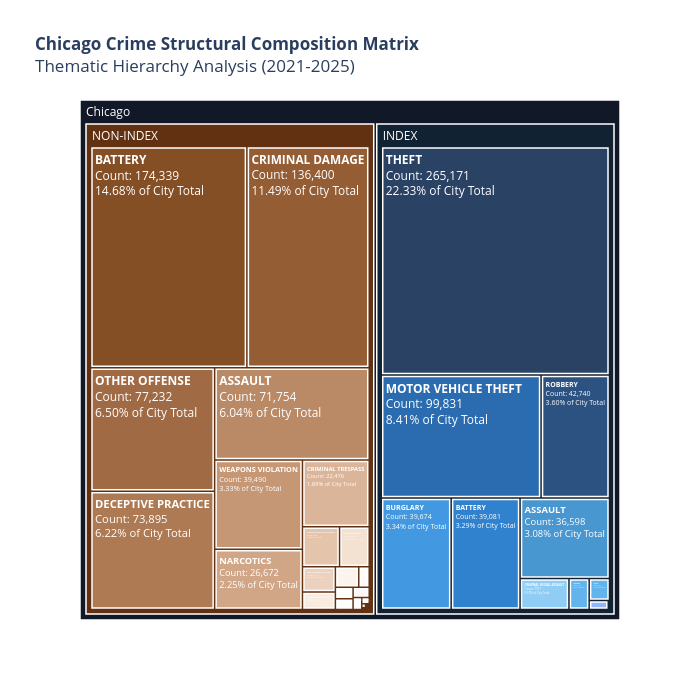

Notebook code for this chart:
### Code cell
# Setting the Figure
fig = px.treemap(
    df_tree, 
    path=[px.Constant("Chicago"), "cpd_main_category", "primary_type"], 
    values="crime_count",
    title="<b>Chicago Crime Structural Composition Matrix</b><br>Thematic Hierarchy Analysis (2021-2025)",
    height=700, width=700
)

# Adjust color manually by fig.data[0]
labels = fig.data[0].labels
parents = fig.data[0].parents
ids = fig.data[0].ids  # The key to unlocking explicit paths!

# Customized color palette
color_hierarchy = {
    # Main Root Headers
    "Chicago": "#111827",
    "INDEX": "#112233",           
    "NON-INDEX": "#613111",       
    
    # Index Crime Color Map
    "THEFT": "#2A4365", 
    "MOTOR VEHICLE THEFT": "#2B6CB0", 
    "BURGLARY": "#4299E1",
    "ARSON": "#63B3ED",
    "Violent Crime_INDEX": "#243E56", 
    "ROBBERY": "#2C5282", 
    "BATTERY_INDEX": "#3182CE", 
    "ASSAULT_INDEX": "#4997D0", 
    "HOMICIDE": "#63B3ED",
    "CRIMINAL SEXUAL ASSAULT": "#90CDF4",
    "HUMAN TRAFFICKING": "#EBF8FF",
    "OFFENSE INVOLVING CHILDREN_INDEX": "#95B5F9",
    

    # Non-Index Crime Color Map
    'BATTERY': '#854F26',               
    'CRIMINAL DAMAGE': '#945D34',       
    'OTHER OFFENSE': '#A06B44',         
    'DECEPTIVE PRACTICE': '#AD7A54',    
    'ASSAULT': '#BA8965',              
    'WEAPONS VIOLATION': '#C69775',     
    'NARCOTICS': '#D1A687',            
    'CRIMINAL TRESPASS': '#DBB599',     
    'OFFENSE INVOLVING CHILDREN': '#E5C4AC',
    'PUBLIC PEACE VIOLATION': '#ECD2BE',
    'SEX OFFENSE': '#F3E1D2',
    'INTERFERENCE WITH PUBLIC OFFICER': '#F8EBE0',
    'STALKING': '#FBF3EC',
    'INTIMIDATION': '#FDF8F5', 
    'PROSTITUTION': '#FFFDFB',
    'GAMBLING': '#FFFDFB',
    'LIQUOR LAW VIOLATION': '#FFFDFB',
    'CONCEALED CARRY LICENSE VIOLATION': '#FFFDFB',
    'OBSCENITY': '#FFFDFB',
    'PUBLIC INDECENCY': '#FFFDFB',
    'KIDNAPPING': '#FFFDFB',
    'OTHER NARCOTIC VIOLATION': '#FFFDFB',
    'NON-CRIMINAL': '#FFFFFF' 
}

final_colors = []
for label, parent, current_id in zip(labels, parents, ids):
    current_id_str = str(current_id)
    
    # Check if this leaf or branch belongs to the Non-Index root path
    if "NON-INDEX" in current_id_str:
        if label in color_hierarchy:
            final_colors.append(color_hierarchy[label])
        elif parent in color_hierarchy:
            final_colors.append(color_hierarchy[parent])
        else:
            final_colors.append("#A06B44") 
            
    # If it doesn't contain NON-INDEX, it safely falls into the INDEX branch scope
    else:
        if label == "BATTERY":
            final_colors.append(color_hierarchy["BATTERY_INDEX"])
        elif label == "ASSAULT":
            final_colors.append(color_hierarchy["ASSAULT_INDEX"])
        elif label == "OFFENSE INVOLVING CHILDREN":
            final_colors.append(color_hierarchy["OFFENSE INVOLVING CHILDREN_INDEX"])
        elif label in color_hierarchy:
            final_colors.append(color_hierarchy[label])
        elif parent in color_hierarchy:
            final_colors.append(color_hierarchy[parent])
        else:
            final_colors.append("#1A365D") 

# Inject the perfectly processed color map directly back into the trace
fig.data[0].marker.colors = final_colors

# Apply text in each box in the treemap
fig.update_traces(
    texttemplate="<b>%{label}</b><br>Count: %{value}<br>%{percentRoot:.2%} of City Total",
    hovertemplate="<b>Crime Type:</b> %{label}<br><b>Incident Count:</b> %{value:,}<br>"
                  "---------------------------------------------------<br>Share of Category Container: %{percentParent:.1%}<br>" \
                  "Share of Absolute City Total: %{percentRoot:.1%}<extra></extra>",
    textfont_color="white",
    marker_line_color="white",  # Crisp clean boundary separations
    marker_line_width=1.5
)

fig.show()

### Figure 1 — Plotly figure (JSON) as saved in the notebook; plotly's stock layout.template omitted (floating-point values rounded to 4 significant figures)
{"data": [{"branchvalues": "total", "domain": {"x": [0, 1], "y": [0, 1]}, "hovertemplate": "<b>Crime Type:</b> %{label}<br><b>Incident Count:</b> %{value:,}<br>---------------------------------------------------<br>Share of Category Container: %{percentParent:.1%}<br>Share of Absolute City Total: %{percentRoot:.1%}<extra></extra>", "ids": ["Chicago/INDEX/ARSON", "Chicago/INDEX/ASSAULT", "Chicago/INDEX/BATTERY", "Chicago/INDEX/BURGLARY", "Chicago/INDEX/CRIMINAL SEXUAL ASSAULT", "Chicago/INDEX/HOMICIDE", "Chicago/INDEX/HUMAN TRAFFICKING", "Chicago/INDEX/MOTOR VEHICLE THEFT", "Chicago/INDEX/OFFENSE INVOLVING CHILDREN", "Chicago/INDEX/ROBBERY", "Chicago/INDEX/THEFT", "Chicago/NON-INDEX/ARSON", "Chicago/NON-INDEX/ASSAULT", "Chicago/NON-INDEX/BATTERY", "Chicago/NON-INDEX/CONCEALED CARRY LICENSE VIOLATION", "Chicago/NON-INDEX/CRIMINAL DAMAGE", "Chicago/NON-INDEX/CRIMINAL TRESPASS", "Chicago/NON-INDEX/DECEPTIVE PRACTICE", "Chicago/NON-INDEX/GAMBLING", "Chicago/NON-INDEX/HOMICIDE", "Chicago/NON-INDEX/INTERFERENCE WITH PUBLIC OFFICER", "Chicago/NON-INDEX/INTIMIDATION", "Chicago/NON-INDEX/KIDNAPPING", "Chicago/NON-INDEX/LIQUOR LAW VIOLATION", "Chicago/NON-INDEX/NARCOTICS", "Chicago/NON-INDEX/NON-CRIMINAL", "Chicago/NON-INDEX/OBSCENITY", "Chicago/NON-INDEX/OFFENSE INVOLVING CHILDREN", "Chicago/NON-INDEX/OTHER NARCOTIC VIOLATION", "Chicago/NON-INDEX/OTHER OFFENSE", "Chicago/NON-INDEX/PROSTITUTION", "Chicago/NON-INDEX/PUBLIC INDECENCY", "Chicago/NON-INDEX/PUBLIC PEACE VIOLATION", "Chicago/NON-INDEX/SEX OFFENSE", "Chicago/NON-INDEX/STALKING", "Chicago/NON-INDEX/WEAPONS VIOLATION", "Chicago/INDEX", "Chicago/NON-INDEX", "Chicago"], "labels": ["ARSON", "ASSAULT", "BATTERY", "BURGLARY", "CRIMINAL SEXUAL ASSAULT", "HOMICIDE", "HUMAN TRAFFICKING", "MOTOR VEHICLE THEFT", "OFFENSE INVOLVING CHILDREN", "ROBBERY", "THEFT", "ARSON", "ASSAULT", "BATTERY", "CONCEALED CARRY LICENSE VIOLATION", "CRIMINAL DAMAGE", "CRIMINAL TRESPASS", "DECEPTIVE PRACTICE", "GAMBLING", "HOMICIDE", "INTERFERENCE WITH PUBLIC OFFICER", "INTIMIDATION", "KIDNAPPING", "LIQUOR LAW VIOLATION", "NARCOTICS", "NON-CRIMINAL", "OBSCENITY", "OFFENSE INVOLVING CHILDREN", "OTHER NARCOTIC VIOLATION", "OTHER OFFENSE", "PROSTITUTION", "PUBLIC INDECENCY", "PUBLIC PEACE VIOLATION", "SEX OFFENSE", "STALKING", "WEAPONS VIOLATION", "INDEX", "NON-INDEX", "Chicago"], "marker": {"colors": ["#63B3ED", "#4997D0", "#3182CE", "#4299E1", "#90CDF4", "#63B3ED", "#EBF8FF", "#2B6CB0", "#95B5F9", "#2C5282", "#2A4365", "#63B3ED", "#BA8965", "#854F26", "#FFFDFB", "#945D34", "#DBB599", "#AD7A54", "#FFFDFB", "#63B3ED", "#F8EBE0", "#FDF8F5", "#FFFDFB", "#FFFDFB", "#D1A687", "#FFFFFF", "#FFFDFB", "#E5C4AC", "#FFFDFB", "#A06B44", "#FFFDFB", "#FFFDFB", "#ECD2BE", "#F3E1D2", "#FBF3EC", "#C69775", "#112233", "#613111", "#111827"], "line": {"color": "white", "width": 1.5}}, "name": "", "parents": ["Chicago/INDEX", "Chicago/INDEX", "Chicago/INDEX", "Chicago/INDEX", "Chicago/INDEX", "Chicago/INDEX", "Chicago/INDEX", "Chicago/INDEX", "Chicago/INDEX", "Chicago/INDEX", "Chicago/INDEX", "Chicago/NON-INDEX", "Chicago/NON-INDEX", "Chicago/NON-INDEX", "Chicago/NON-INDEX", "Chicago/NON-INDEX", "Chicago/NON-INDEX", "Chicago/NON-INDEX", "Chicago/NON-INDEX", "Chicago/NON-INDEX", "Chicago/NON-INDEX", "Chicago/NON-INDEX", "Chicago/NON-INDEX", "Chicago/NON-INDEX", "Chicago/NON-INDEX", "Chicago/NON-INDEX", "Chicago/NON-INDEX", "Chicago/NON-INDEX", "Chicago/NON-INDEX", "Chicago/NON-INDEX", "Chicago/NON-INDEX", "Chicago/NON-INDEX", "Chicago/NON-INDEX", "Chicago/NON-INDEX", "Chicago/NON-INDEX", "Chicago/NON-INDEX", "Chicago", "Chicago", ""], "textfont": {"color": "white"}, "texttemplate": "<b>%{label}</b><br>Count: %{value}<br>%{percentRoot:.2%} of City Total", "type": "treemap", "values": [2273.0, 36600.0, 39080.0, 39670.0, 7731.0, 3192.0, 56.0, 99830.0, 887.0, 42740.0, 265200.0, 36.0, 71750.0, 174300.0, 1022.0, 136400.0, 22480.0, 73900.0, 72.0, 27.0, 2887.0, 837.0, 525.0, 967.0, 26670.0, 18.0, 239.0, 7485.0, 26.0, 77230.0, 1075.0, 34.0, 4179.0, 5992.0, 2391.0, 39490.0, 537200.0, 650100.0, 1187000.0]}], "layout": {"height": 700, "legend": {"tracegroupgap": 0}, "title": {"text": "<b>Chicago Crime Structural Composition Matrix</b><br>Thematic Hierarchy Analysis (2021-2025)"}, "width": 700}}
